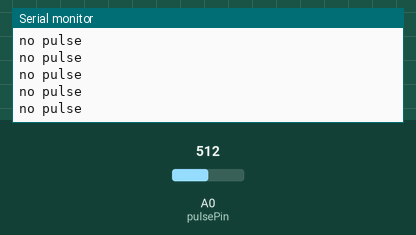
A sketch run on a simulated Arduino Uno, built with avr-gcc and run on an emulated ATmega328P. On the bench: the last lines printed to the serial monitor. Inputs (shaded band) come from the test bench; at power-on: A0 (pulsePin) = 512.

Above: at 7.2 s.
7.3 s: A0 (pulsePin) set to 240
At 7.34 s:
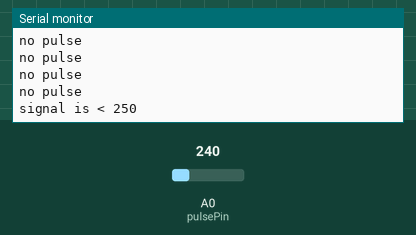
10.3 s: A0 (pulsePin) set to 258
At 10.8 s:
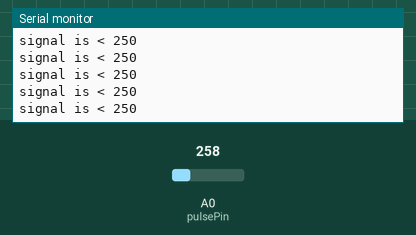

The sketch:

Final_code.ino
```cpp
#define pulsePin A0 // Analog input pin.


//  VARIABLES
//int rate[10];
int BPM = 0;
int Signal = 0;
int threshold = 600;
int current_value = 0;
int previous_value = 0;
int peak = 512;
int trough = 550;
bool peak_flag = false;
bool trough_flag = true;
int peak_time = 0;
int past_peak_time = 0;
int IBI = 0;
unsigned long previousMillis = 0;

const long interval_1 = 6000;
bool Start_flag = false;
bool past_peak_time_flag = false;

// Circular Buffer implementation.
struct CircularBuffer{
  CircularBuffer(size_t size);
  void addElement(float newElement);
  float average();

  float* array;
  float* next;
  size_t size;
  int index = 0;
  int num_elements = 0;
};

CircularBuffer::CircularBuffer(size_t arraySize)
{
  size = arraySize;
  array = new float[arraySize];
  next = &array[0];
}

void CircularBuffer::addElement(float newElement)
{
  *next = newElement;
  index++;
  if (index >= size)
  {
    index = 0;
  }
  next = &array[index];
  if(++num_elements > size)
  {
    num_elements = size;
  }
}

float CircularBuffer::average()
{
  float average = 0;
  for(int i = 0; i < num_elements; i++)
  {
    average += array[i];
  }
  return average/num_elements;
}

// circular buffer of size 10 that holds peak values which is averaged to calculate heart rate  implementation

CircularBuffer myBuffer(10);  // create a 10 element (float) circular buffer


void setup() {
  Serial.begin(9600);

}

void loop() {
            Signal = analogRead(pulsePin);            // Read the analog pin
            if (Signal < 250) {                       // whenever there is a finger on the sensor the signal drops, this case is to recognise when the finger is placed on the sensor
              Serial.println("signal is < 250");
              Start_flag = true;                      // set the start_flag
            }
            if (Start_flag == true){
              Peak_trough();                          // calculate the peaks and eventually compute Heart rate
            }

            if (Start_flag == false){                 // this flag is set when there no peak for certain interval
              past_peak_time_flag = false;            // this flag is reset and set to true when there is a finger on the sensor.
              Serial.println("no pulse");
            }
            delay(50);
}


void Peak_trough() {
  if (Signal > threshold){                                    // checks if the signal is greater than threshold
    if (Signal < previous_value && peak_flag == false){       // checks if the signal value is less than previous peak.
      peak_flag = true;                                       // the peak is found
      trough_flag = false;                                    // trough flag is set to false
      peak = previous_value ;                                 // the peak value is set to previous value
      peak_time = millis();
      IBI = peak_time - past_peak_time;                       // calculate the interval between two peaks.
      if (IBI < 1500){
        Serial.print("IBI: ");
        Serial.println(IBI);
        myBuffer.addElement(IBI);                             // Add the element to the circular buffer
        BPM = myBuffer.average();                             // average the circular buffer

        BPM = 60000/BPM;                                      // calculate the Beats per minute
        Serial.println();
        Serial.print("BPM: ");
        Serial.println(BPM);
        past_peak_time_flag = true;                           // Keep this flag true as long as the finger is on the sensor.
      }

    }
  }
  past_peak_time = peak_time;                                 // keep track of the past peak value

  if (Signal < threshold){                                    // check if the signal is less than threshold to look for trough
    if (Signal > previous_value && trough_flag == false) {    // if the signal at present time point is greater than past time point then the value at the past timepoint is the trough value.
      peak_flag = false;                                      // set the peak flag to false
      trough_flag = true;                                     // set the trough flag to true
      trough = previous_value;                                // track the trough value
    }
  }
  previous_value = Signal;


  unsigned long currentMillis_1 = millis();
  if (currentMillis_1 - past_peak_time >= interval_1 && past_peak_time_flag == true) { // if the time interval is greater than threshold, there is no finger on the sensor
    Serial.println("Start_flag is < false");
    Start_flag = false;
    threshold = 600;                                                                   // reset the threshold.

  }
}
```

Measured:
- after the input at 7.3 s, the serial monitor: prints a new line at once (image 1)
